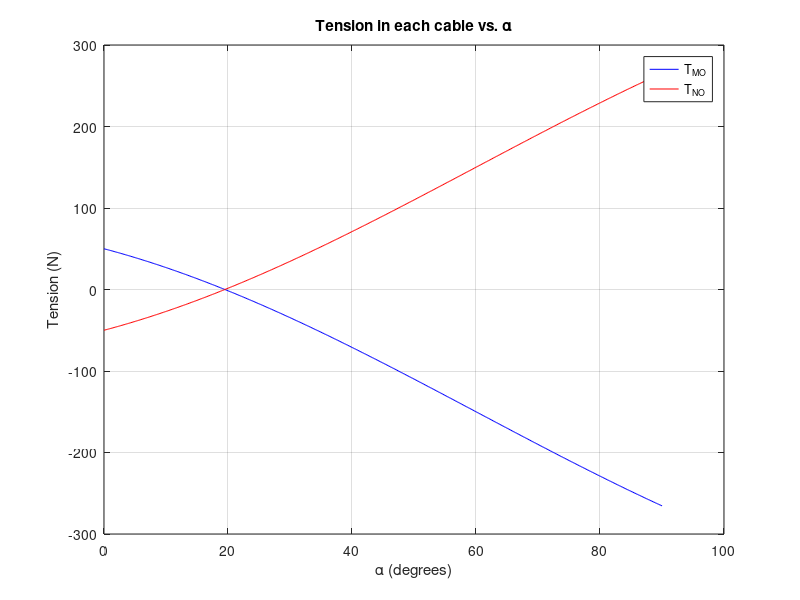

The MATLAB script that drew this image:
clc;
% Define the given values
F = 150; % N
alpha_values = linspace(0, 90, 500); % Angles in degrees
T_MO = zeros(size(alpha_values));
T_NO = zeros(size(alpha_values));

% Calculate tension in each cable for different alpha values
for i = 1:length(alpha_values)
    alpha = deg2rad(alpha_values(i));
    T_MO(i) = (200 * cos(alpha) - (200 / sqrt(3))* sin(alpha) - 150 );
    T_NO(i) = ((200 / sqrt(3))* sin(alpha) - 200 * cos(alpha) + 150);
    if(abs(T_MO(i) - T_NO(i)) < 0.5)
        equil = rad2deg(alpha)
    end
end

% Plot tension in each cable
plot(alpha_values, T_MO, 'b', alpha_values, T_NO, 'r');
xlabel('\alpha (degrees)');
ylabel('Tension (N)');
legend('T_{MO}', 'T_{NO}');
title('Tension in each cable vs. \alpha');
grid on;
